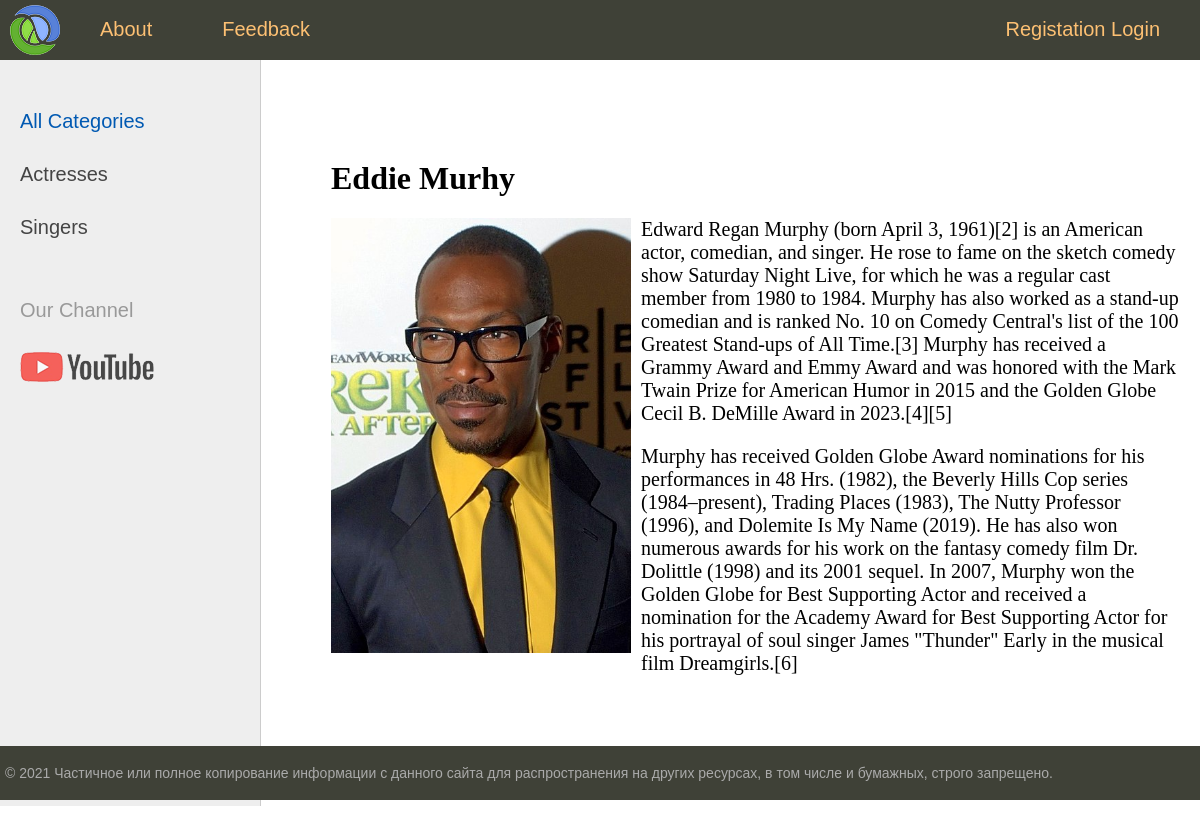
The page /post/eddie-murhy/ on the database its author committed.
### women/models.py (models this page shows, shortened)
class Category(models.Model):
    name = models.CharField(max_length=255, db_index=True, verbose_name='Category')
    slug = models.SlugField(max_length=255, unique=True, db_index=True)
    def get_absolute_url(self):
        return reverse("category", kwargs={"cat_slug": self.slug})
    class Meta:
        verbose_name = "Category"
        verbose_name_plural = "Categories"
        ordering = ['id']

class Women(models.Model):
    title = models.CharField(max_length=255)
    slug = models.SlugField(max_length=255, unique=True, db_index = True, verbose_name="URL")
    content = models.TextField(blank=False)
    photo = models.ImageField(upload_to='photos/%Y/%m/%d/')
    time_created = models.DateTimeField(auto_now_add=True)
    time_updated = models.DateTimeField(auto_now=True)
    is_published = models.BooleanField(default=True)
    cat = models.ForeignKey('Category', on_delete=models.PROTECT)
    def __str__(self):
        return self.title
    class Meta:
        verbose_name = "Famous People"
        verbose_name_plural = "Famous People"
        ordering = ['title']

### women/views.py (the view)
# urls.py: path('post/<slug:post_slug>/', ShowPost.as_view(), name='post'),
class ShowPost(DataMixin, DetailView):
    model = Women
    template_name = 'women/post.html'
    slug_url_kwarg = 'post_slug'
    context_object_name = 'post'
    def get_context_data(self, *, object_list=None, **kwargs):
        context = super().get_context_data(**kwargs)
        c_def = self.get_user_context(title = context["post"])
        return dict(list(context.items()) + list(c_def.items()))

### women/utils.py (called while the page is built)
    def get_user_context(self, **kwargs):
        context = kwargs
        cats = Category.objects.all()
        user_menu = menu.copy()
        if not self.request.user.is_authenticated:
            user_menu.pop(1)
        context['menu'] = user_menu
        context['cats'] = cats
        if 'cat_selected' not in context:
            context['cat_selected'] = 0
        return context

### women/templates/women/post.html
{% extends 'women/base.html' %}
{% block content%}
    <h1> {{post.title}} </h1>
    {% if post.photo %}
        <p><img class="img-article-left" src="{{post.photo.url}}"></p>
    {% endif %}
    {{post.content|linebreaks}}
{% endblock %}

### women/templates/women/base.html (shortened to what this page needs)
{% load static %}
{% load women_tags %}
<!DOCTYPE html>
<html>
<head>
	<link type="text/css" href="{% static 'women/css/style.css' %}" rel="stylesheet" />
</head>
<body>
	<table class="table-page" border=0 cellpadding="0" cellspacing="0">
	<tr>
		<td valign=top>
		{% block mainmenu %}
			<div class="header">
				<ul id="mainmenu" class="mainmenu">
					<li class="logo">
						<a href="{% url 'home' %}">
							<div class="logo"></div>
						</a>
					</li>
					{% for m in menu %}
						<li>
							<a href="{% url m.url_name %}">{{m.title}}</a>
						</li>
					{% endfor %}
					{% if request.user.is_authenticated %}
						<li class="last"> {{user.username}} | <a href="{% url 'logout' %}"> Logout </a></li>
					{% else %}
						<li class='last'>
							<a href = "{% url 'register' %}"> Registation </a>
							<a href = "{% url 'login' %}"> Login </a>
						</li>
					{% endif %}
				</ul>
			</div>
		{% endblock mainmenu %}
	<table class="table-content" border=0 cellpadding="0" cellspacing="0">
	<tr>
	<td valign="top" class="left-chapters">
		<ul id="leftchapters">
			{% if cat_selected == 0 %}
				<li class="selected">All Categories</li>
			{% else %}
				<li> <a href="{% url 'home' %}">All Categories</a></li>
			{% endif %}
			{% for c in cats %}
				{% if c.pk == cat_selected %}
					<li class="selected">{{c.name}}</li>
				{% else %}
					<li><a href="{{ c.get_absolute_url }}">{{c.name}}</a></li>
				{% endif %}
			{% endfor %}
			<li class="share">
			<p>Our Channel</p>
			<a class="share-yt" href="https://www.youtube.com/channel/UClJzWfGWuGJL2t-3dYKcHTA/playlists" target="_blank" rel="nofollow"></a>
			</li>
		</ul>
	</td>
	<td valign="top" class="content">
	<div class="content-text">
		{% block content %}
		{% endblock %}
	</div>
</td></tr></table>
</td></tr>
<tr>
	<td valign=top>
	<div id="footer">
		<p>&copy; 2021 Частичное или полное копирование информации с данного сайта для распространения на других ресурсах, в том числе и бумажных, строго запрещено.</p>
	</div>
</td></tr></table>
</body>
</html>

### women/static/women/css/style.css (style rules this page uses)
html, body { font-family: 'Arial'; margin: 0; padding: 0; height: 100%; width: 100%; color: #444; }
a { color: #0059b2; text-decoration: none; }
img { max-width: 600px; height: auto; }
img.img-article-left { max-width: 300px; height: auto; float: left; padding: 0 10px 10px 0; }
.table-page { width: 100%; height: 100%; vertical-align: top; }
.table-page tr { height: 100%; }
.header { background: #3F4137; height: 60px; }
.logo { background: url('../images/logo.png') no-repeat 10px 5px; width: 70px; height: 60px; }
ul.mainmenu { list-style: none; margin: 0; padding: 0; height: 60px; color: #fdc073; font-size: 20px; overflow: hidden; }
ul.mainmenu li { float: left; margin: 18px 40px 0 30px; }
ul.mainmenu li.logo { margin: 0; }
ul.mainmenu li.last { float: right; }
ul.mainmenu li a { color: #fdc073; text-decoration: none; }
.table-content { width: 100%; min-height: 100%; height: 100%; }
.left-chapters { margin: 0; background: #eee; border-right: 1px solid #ccc; min-height: 100%; }
.left-chapters ul { width: 230px; min-height: 100%; margin: 0; padding: 20px 10px 10px 20px; list-style: none; font-size: 20px; }
.left-chapters ul li { margin: 30px 0 0 0; color: #999; }
.left-chapters ul li.selected { color: #0059b2; }
.left-chapters ul li a { color: #444; text-decoration: none; }
.left-chapters ul li.share { margin: 60px 0 0 0; }
.left-chapters ul li.share p { margin: 30px 0 30px 0; }
.left-chapters ul li.share a { display: inline-block; width: 40px; height: 40px; margin: 0 20px 0 0; }
.left-chapters ul li.share a.share-yt { width: 100%; height: 30px; background: url('../images/share_yt.png') no-repeat 0 0 }
.content { padding: 40px 20px 20px 40px; width: 100%; box-sizing: border-box; }
.content-text { margin: 60px 0 0 30px; color: #000; font-size: 20px; font-family: Yandex Sans Display Light; }
.content-text h1 { font-size: 32px; }
#footer { box-sizing: border-box; background: #3F4137; padding: 5px; color: #aaa; font-size: 14px; font-family: Verdana, Geneva, Arial, Helvetica; text-align: left; overflow: hidden; }

### rows shown on the page
Category: name "Actresses"
Category: name "Singers"
Women: title "Eddie Murhy", photo (picture), content "Edward Regan Murphy (born April 3, 1961)[2] is an American actor, comedian, and singer. He rose to fame on the sketch comedy show Saturday Night Live, for which he was a regular cast member from 1980 to 1984. Murphy has also worked as a stand-up comedian and is ranked No. 10 on Comedy Central's list of the 100 Greatest Stand-ups of All Time.[3] Murphy has received a Grammy Award and Emmy Award and was honored with the Mark Twain Prize for American Humor in 2015 and the Golden Globe Cecil B. DeMille Award in 2023.[4][5] Murphy has received Golden Globe Award nominations for his performances in 48 Hrs. (1982), the Beverly Hills Cop series (1984–present), Trading Places (1983), The Nutty…"

### other values the page prints
{{ m.title }} "About" "Feedback"
